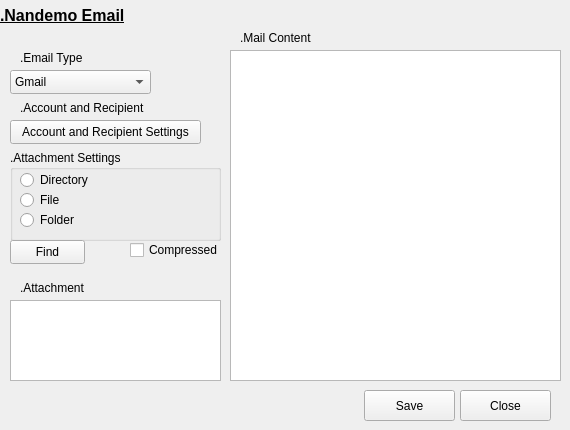
<?xml version="1.0" encoding="UTF-8"?>
<ui version="4.0">
 <class>MainWindow</class>
 <widget class="QMainWindow" name="MainWindow">
  <property name="geometry">
   <rect>
    <x>0</x>
    <y>0</y>
    <width>570</width>
    <height>430</height>
   </rect>
  </property>
  <property name="windowTitle">
   <string>Nandemo Email</string>
  </property>
  <widget class="QWidget" name="centralwidget">
   <widget class="QLabel" name="label">
    <property name="geometry">
     <rect>
      <x>0</x>
      <y>0</y>
      <width>141</width>
      <height>31</height>
     </rect>
    </property>
    <property name="font">
     <font>
      <pointsize>12</pointsize>
      <bold>true</bold>
      <underline>true</underline>
     </font>
    </property>
    <property name="text">
     <string>.Nandemo Email</string>
    </property>
   </widget>
   <widget class="QComboBox" name="EmailType_comboBox">
    <property name="geometry">
     <rect>
      <x>10</x>
      <y>70</y>
      <width>141</width>
      <height>24</height>
     </rect>
    </property>
    <item>
     <property name="text">
      <string>Gmail</string>
     </property>
    </item>
    <item>
     <property name="text">
      <string>Naver</string>
     </property>
    </item>
   </widget>
   <widget class="QLabel" name="label_2">
    <property name="geometry">
     <rect>
      <x>20</x>
      <y>50</y>
      <width>71</width>
      <height>16</height>
     </rect>
    </property>
    <property name="text">
     <string>.Email Type</string>
    </property>
   </widget>
   <widget class="QTextEdit" name="Content_textEdit">
    <property name="geometry">
     <rect>
      <x>230</x>
      <y>50</y>
      <width>331</width>
      <height>331</height>
     </rect>
    </property>
   </widget>
   <widget class="QLabel" name="label_3">
    <property name="geometry">
     <rect>
      <x>240</x>
      <y>30</y>
      <width>81</width>
      <height>16</height>
     </rect>
    </property>
    <property name="text">
     <string>.Mail Content</string>
    </property>
   </widget>
   <widget class="QPushButton" name="AccRecSetting_BT">
    <property name="geometry">
     <rect>
      <x>10</x>
      <y>120</y>
      <width>191</width>
      <height>24</height>
     </rect>
    </property>
    <property name="text">
     <string>Account and Recipient Settings</string>
    </property>
   </widget>
   <widget class="QLabel" name="label_4">
    <property name="geometry">
     <rect>
      <x>20</x>
      <y>100</y>
      <width>131</width>
      <height>16</height>
     </rect>
    </property>
    <property name="text">
     <string>.Account and Recipient</string>
    </property>
   </widget>
   <widget class="QListWidget" name="Att_listWidget">
    <property name="geometry">
     <rect>
      <x>10</x>
      <y>300</y>
      <width>211</width>
      <height>81</height>
     </rect>
    </property>
   </widget>
   <widget class="QLabel" name="label_5">
    <property name="geometry">
     <rect>
      <x>20</x>
      <y>280</y>
      <width>71</width>
      <height>16</height>
     </rect>
    </property>
    <property name="text">
     <string>.Attachment</string>
    </property>
   </widget>
   <widget class="QGroupBox" name="Att_groupBox">
    <property name="geometry">
     <rect>
      <x>10</x>
      <y>150</y>
      <width>211</width>
      <height>91</height>
     </rect>
    </property>
    <property name="title">
     <string>.Attachment Settings</string>
    </property>
    <widget class="QRadioButton" name="Directory_radioButton">
     <property name="geometry">
      <rect>
       <x>10</x>
       <y>20</y>
       <width>94</width>
       <height>20</height>
      </rect>
     </property>
     <property name="text">
      <string>Directory</string>
     </property>
    </widget>
    <widget class="QRadioButton" name="File_radioButton">
     <property name="geometry">
      <rect>
       <x>10</x>
       <y>40</y>
       <width>94</width>
       <height>20</height>
      </rect>
     </property>
     <property name="text">
      <string>File</string>
     </property>
    </widget>
    <widget class="QRadioButton" name="Folder_radioButton">
     <property name="geometry">
      <rect>
       <x>10</x>
       <y>60</y>
       <width>94</width>
       <height>20</height>
      </rect>
     </property>
     <property name="text">
      <string>Folder</string>
     </property>
    </widget>
   </widget>
   <widget class="QCheckBox" name="Compressed_checkBox">
    <property name="geometry">
     <rect>
      <x>130</x>
      <y>240</y>
      <width>91</width>
      <height>20</height>
     </rect>
    </property>
    <property name="text">
     <string>Compressed</string>
    </property>
   </widget>
   <widget class="QPushButton" name="pushButton_2">
    <property name="geometry">
     <rect>
      <x>460</x>
      <y>390</y>
      <width>91</width>
      <height>31</height>
     </rect>
    </property>
    <property name="text">
     <string>Close</string>
    </property>
   </widget>
   <widget class="QPushButton" name="Save_BT">
    <property name="geometry">
     <rect>
      <x>364</x>
      <y>390</y>
      <width>91</width>
      <height>31</height>
     </rect>
    </property>
    <property name="text">
     <string>Save</string>
    </property>
   </widget>
   <widget class="QPushButton" name="AttFind_BT">
    <property name="geometry">
     <rect>
      <x>10</x>
      <y>240</y>
      <width>75</width>
      <height>24</height>
     </rect>
    </property>
    <property name="text">
     <string>Find</string>
    </property>
   </widget>
  </widget>
 </widget>
 <resources/>
 <connections>
  <connection>
   <sender>pushButton_2</sender>
   <signal>clicked()</signal>
   <receiver>MainWindow</receiver>
   <slot>close()</slot>
   <hints>
    <hint type="sourcelabel">
     <x>514</x>
     <y>403</y>
    </hint>
    <hint type="destinationlabel">
     <x>262</x>
     <y>408</y>
    </hint>
   </hints>
  </connection>
 </connections>
</ui>
